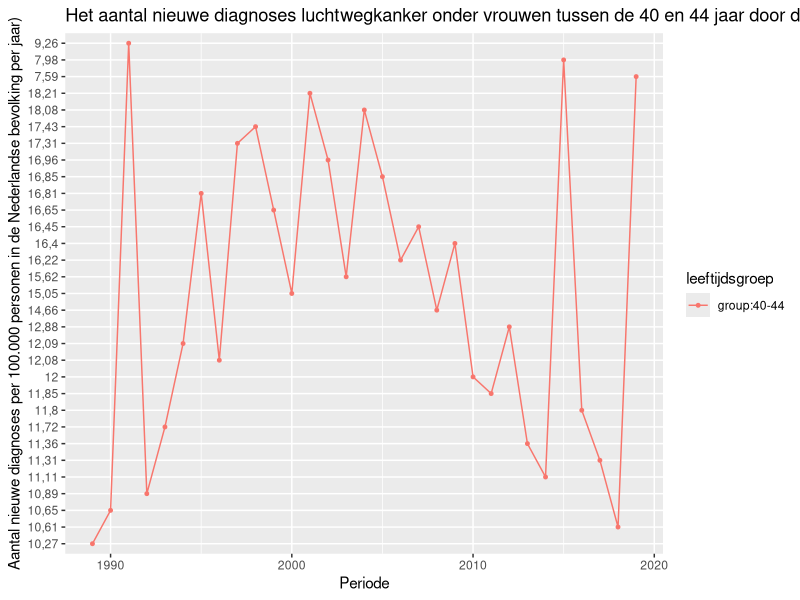
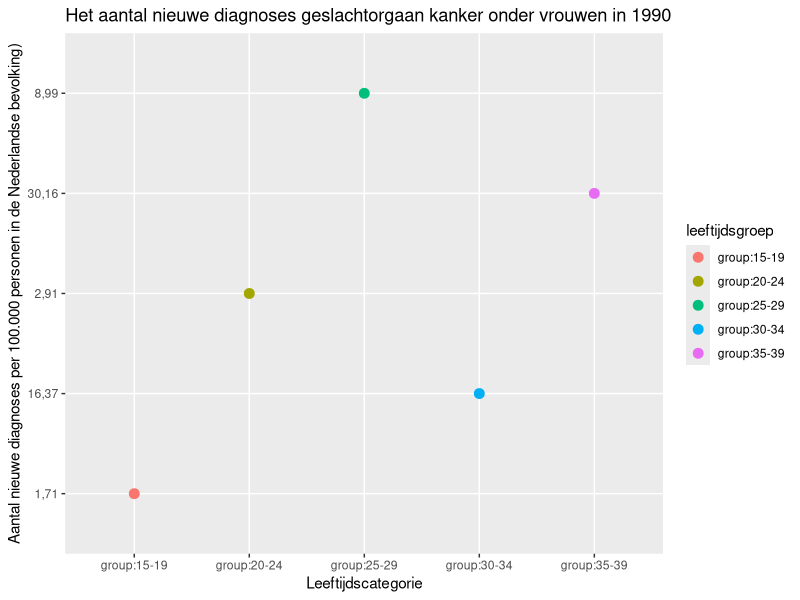
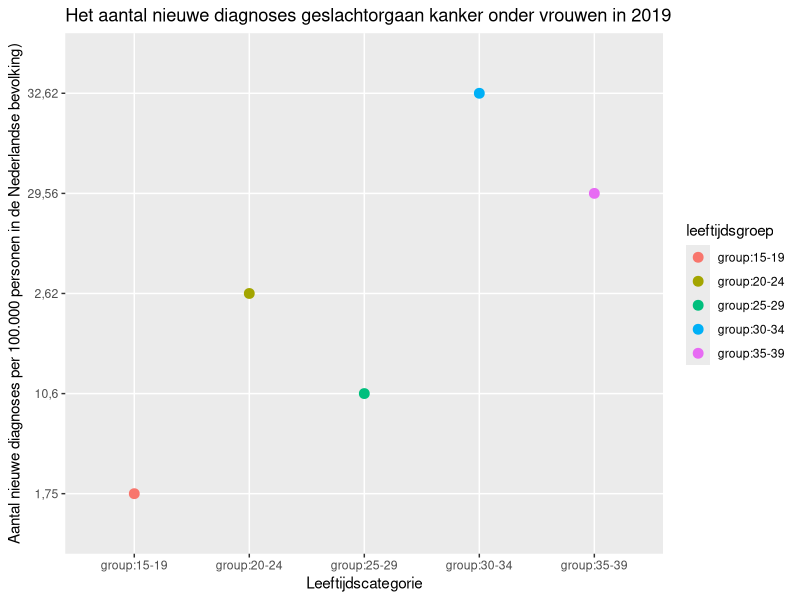
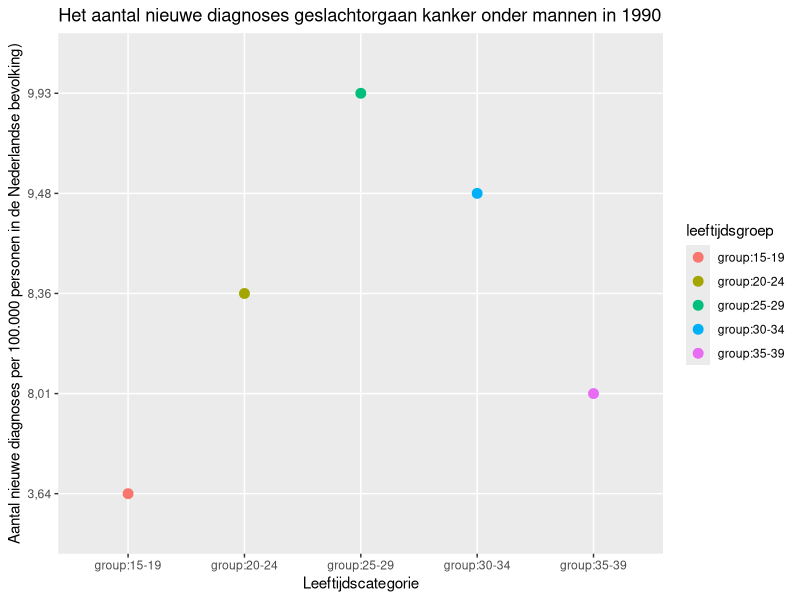
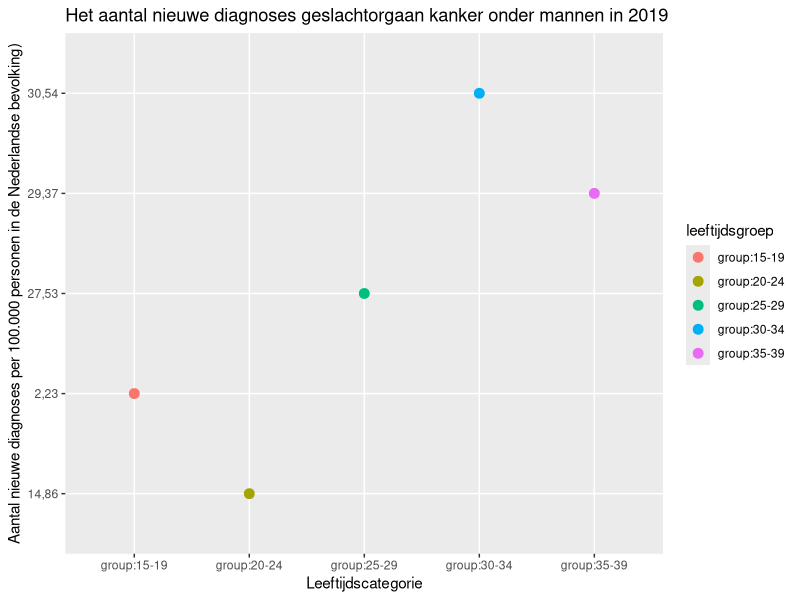

These figures' R source, in order:
## ---- chunk 1
library(tidyverse)
## ---- chunk 2
data <- read.table(file = "data-raw/dataset_1.txt",header = TRUE) #load the data
## ---- chunk 3
### This is purely here for execution in the Rmarkdown
data_filtered <- data %>% filter(kankersoort %in% c("kanker_van_de_luchtwegen"),
                                 geslacht %in% c("Vrouw"),
                                 leeftijdsgroep %in% c("group:40-44"))

## ---- chunk 4
plot_luchtwegen <- ggplot(data_filtered,
                     aes(x = periode, y = cr, group = kankersoort, color = leeftijdsgroep))+
  geom_line()+
  geom_point(size = 1)+
  labs(title = "Het aantal nieuwe diagnoses luchtwegkanker onder vrouwen tussen de 40 en 44 jaar door de jaren heen ",
       y = "Aantal nieuwe diagnoses per 100.000 personen in de Nederlandse bevolking per jaar)",
       x = "Periode")

plot_luchtwegen
## ---- chunk 5
data_filtered_v1990 <- data %>% filter(kankersoort %in% "kanker_van_de_vrouwelijke_geslachtsorganen",
                                 geslacht %in% "Vrouw",
                                 leeftijdsgroep %in% c( "group:15-19","group:20-24","group:25-29","group:30-34","group:35-39"),
                                 periode == 1990) #filter for the given parameters
## ---- chunk 6
plot_v1 <- ggplot(data_filtered_v1990,
                     aes(x = leeftijdsgroep, y = cr, group = kankersoort, color = leeftijdsgroep))+
  geom_point(size = 3)+
  labs(title = "Het aantal nieuwe diagnoses geslachtorgaan kanker onder vrouwen in 1990 ",
       y = "Aantal nieuwe diagnoses per 100.000 personen in de Nederlandse bevolking)",
       x = "Leeftijdscategorie")
## ---- chunk 7
data_filtered_v2019 <- data %>% filter(kankersoort %in% "kanker_van_de_vrouwelijke_geslachtsorganen",
                                 geslacht %in% "Vrouw",
                                 leeftijdsgroep %in% c( "group:15-19","group:20-24","group:25-29","group:30-34","group:35-39"),
                                 periode == 2019) #filter for the given parameters
## ---- chunk 8
plot_v2 <- ggplot(data_filtered_v2019,
                     aes(x = leeftijdsgroep, y = cr, group = kankersoort, color = leeftijdsgroep))+
  geom_point(size = 3)+
  labs(title = "Het aantal nieuwe diagnoses geslachtorgaan kanker onder vrouwen in 2019 ",
       y = "Aantal nieuwe diagnoses per 100.000 personen in de Nederlandse bevolking)",
       x = "Leeftijdscategorie")
## ---- chunk 9
data_filtered_m1990 <- data %>% filter(kankersoort %in% "kanker_van_de_mannelijke_geslachtsorganen",
                                 geslacht %in% "Man",
                                 leeftijdsgroep %in% c( "group:15-19","group:20-24","group:25-29","group:30-34","group:35-39"),
                                 periode == 1990) #filter for the given parameters
## ---- chunk 10
plot_m1 <- ggplot(data_filtered_m1990,
                     aes(x = leeftijdsgroep, y = cr, group = kankersoort, color = leeftijdsgroep))+
  geom_point(size = 3)+
  labs(title = "Het aantal nieuwe diagnoses geslachtorgaan kanker onder mannen in 1990 ",
       y = "Aantal nieuwe diagnoses per 100.000 personen in de Nederlandse bevolking)",
       x = "Leeftijdscategorie")
## ---- chunk 11
data_filtered_m2019 <- data %>% filter(kankersoort %in% "kanker_van_de_mannelijke_geslachtsorganen",
                                 geslacht %in% "Man",
                                 leeftijdsgroep %in% c( "group:15-19","group:20-24","group:25-29","group:30-34","group:35-39"),
                                 periode == 2019) #filter for the given parameters
## ---- chunk 12
plot_m2 <- ggplot(data_filtered_m2019,
                     aes(x = leeftijdsgroep, y = cr, group = kankersoort, color = leeftijdsgroep))+
  geom_point(size = 3)+
  labs(title = "Het aantal nieuwe diagnoses geslachtorgaan kanker onder mannen in 2019 ",
       y = "Aantal nieuwe diagnoses per 100.000 personen in de Nederlandse bevolking)",
       x = "Leeftijdscategorie")
## ---- chunk 13
plot(plot_v1)
plot(plot_v2)
plot(plot_m1)
plot(plot_m2)
